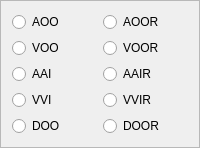
           <widget class="QFrame" name="frame_13">
            <property name="minimumSize">
             <size>
              <width>0</width>
              <height>0</height>
             </size>
            </property>
            <property name="styleSheet">
             <string notr="true">color:black;</string>
            </property>
            <property name="frameShape">
             <enum>QFrame::StyledPanel</enum>
            </property>
            <property name="frameShadow">
             <enum>QFrame::Raised</enum>
            </property>
            <layout class="QGridLayout" name="gridLayout">
             <item row="1" column="1">
              <widget class="QRadioButton" name="mode_AOOR">
               <property name="styleSheet">
                <string notr="true">color:black;</string>
               </property>
               <property name="text">
                <string>AOOR</string>
               </property>
              </widget>
             </item>
             <item row="1" column="0">
              <widget class="QRadioButton" name="mode_AOO">
               <property name="styleSheet">
                <string notr="true">color:black;</string>
               </property>
               <property name="text">
                <string>AOO</string>
               </property>
              </widget>
             </item>
             <item row="2" column="0">
              <widget class="QRadioButton" name="mode_VOO">
               <property name="styleSheet">
                <string notr="true">color:black;</string>
               </property>
               <property name="text">
                <string>VOO</string>
               </property>
              </widget>
             </item>
             <item row="3" column="0">
              <widget class="QRadioButton" name="mode_AAI">
               <property name="styleSheet">
                <string notr="true">color:black;</string>
               </property>
               <property name="text">
                <string>AAI</string>
               </property>
              </widget>
             </item>
             <item row="4" column="0">
              <widget class="QRadioButton" name="mode_VVI">
               <property name="styleSheet">
                <string notr="true">color:black;</string>
               </property>
               <property name="text">
                <string>VVI</string>
               </property>
              </widget>
             </item>
             <item row="4" column="1">
              <widget class="QRadioButton" name="mode_VVIR">
               <property name="styleSheet">
                <string notr="true">color:black;</string>
               </property>
               <property name="text">
                <string>VVIR</string>
               </property>
              </widget>
             </item>
             <item row="3" column="1">
              <widget class="QRadioButton" name="mode_AAIR">
               <property name="styleSheet">
                <string notr="true">color:black;</string>
               </property>
               <property name="text">
                <string>AAIR</string>
               </property>
              </widget>
             </item>
             <item row="2" column="1">
              <widget class="QRadioButton" name="mode_VOOR">
               <property name="styleSheet">
                <string notr="true">color:black;</string>
               </property>
               <property name="text">
                <string>VOOR</string>
               </property>
              </widget>
             </item>
             <item row="5" column="0">
              <widget class="QRadioButton" name="mode_DOO">
               <property name="styleSheet">
                <string notr="true">color:black;</string>
               </property>
               <property name="text">
                <string>DOO</string>
               </property>
              </widget>
             </item>
             <item row="5" column="1">
              <widget class="QRadioButton" name="mode_DOOR">
               <property name="styleSheet">
                <string notr="true">color:black;</string>
               </property>
               <property name="text">
                <string>DOOR</string>
               </property>
              </widget>
             </item>
            </layout>
           </widget>
